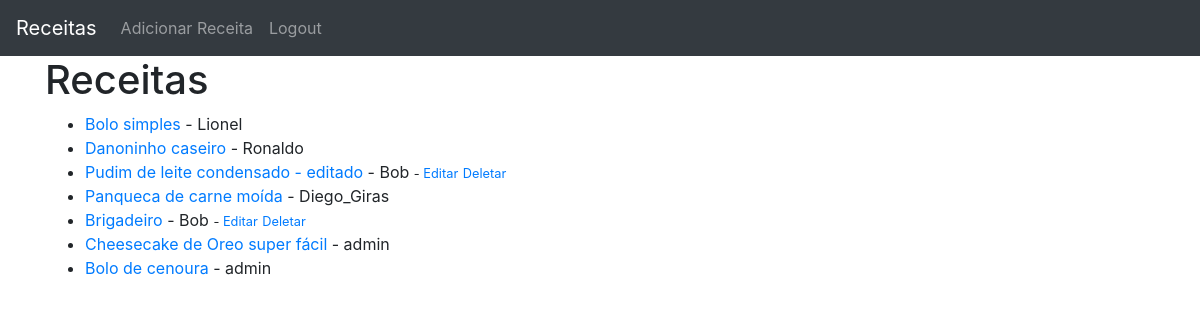
Screenshot of / (signed in) with the database file from the repository.
### theblog/models.py (models this page shows, shortened)
class Post(models.Model):
    title = models.CharField(max_length=255)
    author = models.ForeignKey(User, on_delete=models.CASCADE)
    body = models.TextField()

### theblog/views.py (the view)
# urls.py: path('', HomeView.as_view(), name='home'),
class HomeView(ListView):
    model = Post
    template_name = 'home.html'
    ordering = ['-id']

### theblog/templates/home.html
{% extends "index.html" %}
{%block content %}
<h1>Receitas</h1>
<ul>
{% for post in object_list %}
    <li><a href="{%url 'article-detail' post.pk%}">{{post.title}}</a> - {{post.author}}
        {%if user.is_authenticated%}
            {% if user.id == post.author.id%}
                <small> - <a href="{%url 'update_post' post.pk%}">Editar</a></small>
                <small><a href="{%url 'delete_post' post.pk%}">Deletar</a></small>
            {% endif %}
        {% endif %}
    <br/>
    </li>
{% endfor %}
</ul>
{% endblock %}

### rows the page displays
Post: title "Bolo simples", author "Lionel"
Post: title "Danoninho caseiro", author "Ronaldo"
Post: title "Pudim de leite condensado - editado", author "Bob", shows "Editar"
Post: title "Panqueca de carne moída", author "Diego_Giras"
Post: title "Brigadeiro", author "Bob", shows "Editar"
Post: title "Cheesecake de Oreo super fácil", author "admin"
Post: title "Bolo de cenoura", author "admin"
